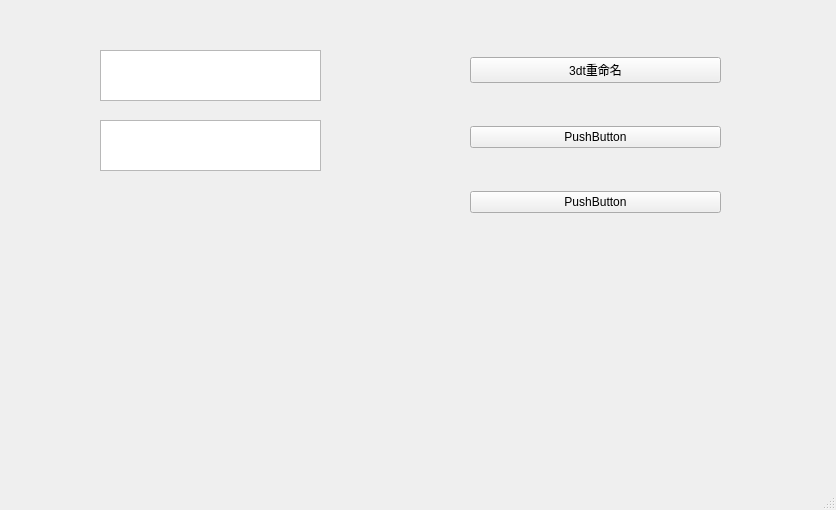
<?xml version="1.0" encoding="UTF-8"?>
<ui version="4.0">
 <class>MainWindow</class>
 <widget class="QMainWindow" name="MainWindow">
  <property name="geometry">
   <rect>
    <x>0</x>
    <y>0</y>
    <width>836</width>
    <height>510</height>
   </rect>
  </property>
  <property name="windowTitle">
   <string>MainWindow</string>
  </property>
  <widget class="QWidget" name="centralwidget">
   <widget class="QWidget" name="verticalLayoutWidget">
    <property name="geometry">
     <rect>
      <x>470</x>
      <y>20</y>
      <width>251</width>
      <height>231</height>
     </rect>
    </property>
    <layout class="QVBoxLayout" name="verticalLayout">
     <item>
      <widget class="QPushButton" name="pushButton">
       <property name="text">
        <string>3dt重命名</string>
       </property>
       <property name="iconSize">
        <size>
         <width>20</width>
         <height>20</height>
        </size>
       </property>
      </widget>
     </item>
     <item>
      <widget class="QPushButton" name="pushButton_3">
       <property name="text">
        <string>PushButton</string>
       </property>
      </widget>
     </item>
     <item>
      <widget class="QPushButton" name="pushButton_2">
       <property name="text">
        <string>PushButton</string>
       </property>
      </widget>
     </item>
    </layout>
   </widget>
   <widget class="QTextEdit" name="textEdit">
    <property name="geometry">
     <rect>
      <x>100</x>
      <y>50</y>
      <width>221</width>
      <height>51</height>
     </rect>
    </property>
   </widget>
   <widget class="QPlainTextEdit" name="plainTextEdit">
    <property name="geometry">
     <rect>
      <x>100</x>
      <y>120</y>
      <width>221</width>
      <height>51</height>
     </rect>
    </property>
   </widget>
  </widget>
  <widget class="QMenuBar" name="menubar">
   <property name="geometry">
    <rect>
     <x>0</x>
     <y>0</y>
     <width>836</width>
     <height>23</height>
    </rect>
   </property>
  </widget>
  <widget class="QStatusBar" name="statusbar"/>
 </widget>
 <resources/>
 <connections/>
</ui>
